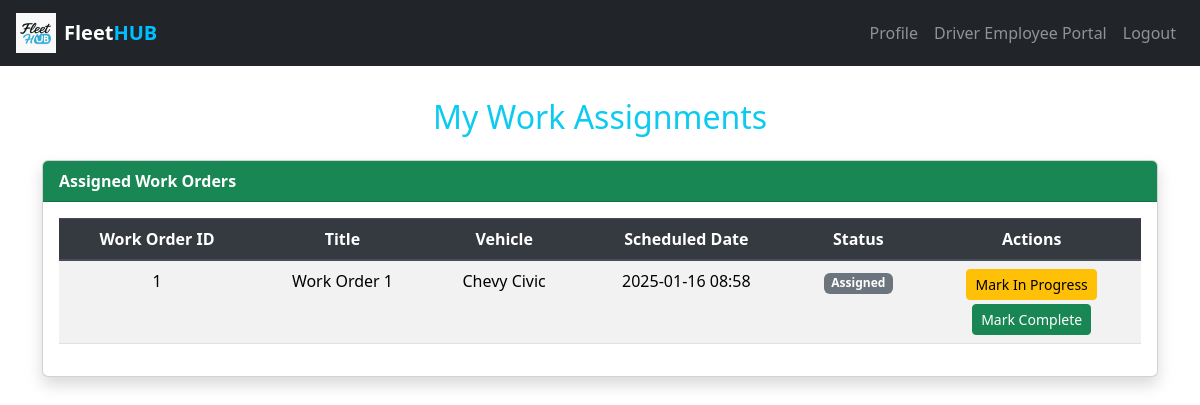
The page /my-assignments (signed in) on the database as committed earlier.
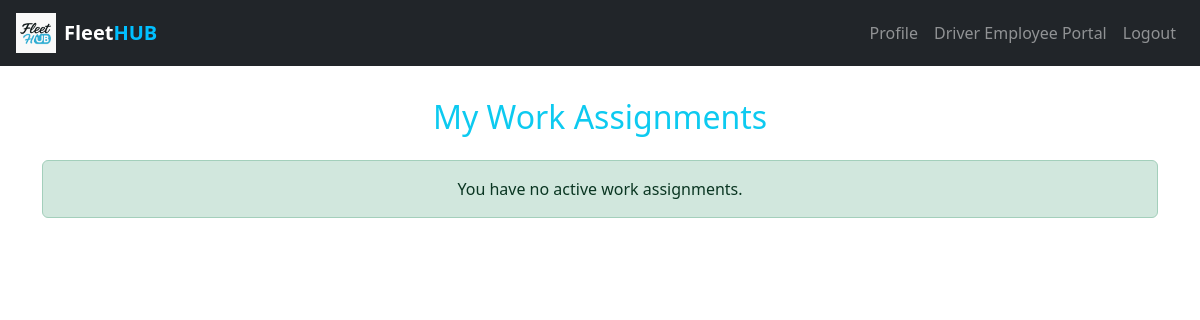
The same page on the database as committed later.
### website/models.py (models this page shows)
class WorkAssignment(db.Model):
    id = db.Column(db.Integer, primary_key=True)
    driver_id = db.Column(db.Integer, db.ForeignKey('user.id'), nullable=False)
    closed_by = db.Column(db.Integer, db.ForeignKey('user.id'))
    work_order_id = db.Column(db.Integer, db.ForeignKey('work_order.id'), nullable=False)
    vehicle_id = db.Column(db.Integer, db.ForeignKey('vehicle.id'), nullable=False)
    driver = db.relationship('User', foreign_keys=[driver_id], backref='work_assignments')
    closer = db.relationship('User', foreign_keys=[closed_by])
    work_order = db.relationship('WorkOrder', backref='assignments')
    vehicle = db.relationship('Vehicle', backref='work_assignments')
    status = db.Column(db.String(20), default='Assigned')
    closed_at = db.Column(db.DateTime)
    __table_args__ = (
        db.UniqueConstraint('work_order_id', 'driver_id', name='unique_driver_assignment'),
        db.UniqueConstraint('work_order_id', 'vehicle_id', name='unique_vehicle_assignment'),
    )

class WorkOrder(db.Model):
    id = db.Column(db.Integer, primary_key=True)
    title = db.Column(db.String(100), nullable=False)
    description = db.Column(db.Text)
    scheduled_date = db.Column(db.DateTime, nullable=False)
    created_at = db.Column(db.DateTime(timezone=True), server_default=func.now())

class Vehicle(db.Model):
    id = db.Column(db.Integer, primary_key=True)
    vin = db.Column(db.String(17), unique=True, nullable=False)
    make = db.Column(db.String(50))
    model = db.Column(db.String(50))
    year = db.Column(db.Integer)
    engine_type = db.Column(db.String(50))
    displacement = db.Column(db.String(50))
    cylinders = db.Column(db.Integer)
    fuel_type = db.Column(db.String(50))
    owner_id = db.Column(db.Integer, db.ForeignKey('user.id'))

### website/views.py (the view)
@views.route('/my-assignments')
@login_required
def my_assignments():
    active_assignments = WorkAssignment.query.filter(
        WorkAssignment.driver_id == current_user.id,
        WorkAssignment.status.in_(['Assigned', 'In Progress'])
    ).all()
    completed_assignments = WorkAssignment.query.filter_by(
        driver_id=current_user.id,
        status='Completed'
    ).all()
    if current_user.role == "Driver Employee":
        return render_template(
            'driver_employee/my_assignments.html',
            active_assignments=active_assignments,
            completed_assignments=completed_assignments
        )
    elif current_user.role == "Clerical Employee":
        return render_template(
            'clerical_employee/my_assignments.html',
            active_assignments=active_assignments,
            completed_assignments=completed_assignments
        )
    else:
        flash("Unauthorized role for this page.", "danger")
        return redirect(url_for('views.home'))

### website/__init__.py (called while the page is built)
def create_app():
    app = Flask(__name__)
    app.config['SECRET_KEY'] = 'hjshjhdjah kjshkjdhjs'
    app.config['SQLALCHEMY_DATABASE_URI'] = f'sqlite:///{DB_NAME}'
    db.init_app(app)
    from .views import views
    from .auth import auth
    app.register_blueprint(views, url_prefix='/')
    app.register_blueprint(auth, url_prefix='/')
    from .models import User
    with app.app_context():
        db.create_all()
    login_manager = LoginManager()
    login_manager.login_view = 'auth.login'
    login_manager.init_app(app)
    @login_manager.user_loader
    def load_user(id):
        return User.query.get(int(id))
    return app

### website/templates/driver_employee/my_assignments.html (shortened to what this page needs)
{% extends "base.html" %}
{% block content %}
<h2 class="text-center text-info mb-4">My Work Assignments</h2>
{% if active_assignments %}
<div class="card shadow mb-4">
  <div class="card-header bg-success text-white">
    <strong>Assigned Work Orders</strong>
  </div>
  <div class="card-body table-responsive">
    <table class="table table-striped text-center">
      <thead class="thead-dark">
        <tr>
          <th>Work Order ID</th>
          <th>Title</th>
          <th>Vehicle</th>
          <th>Scheduled Date</th>
          <th>Status</th>
          <th>Actions</th>
        </tr>
      </thead>
      <tbody>
        {% for a in active_assignments %}
        <tr>
          <td>{{ a.work_order.id }}</td>
          <td>{{ a.work_order.title }}</td>
          <td>{{ a.vehicle.make }} {{ a.vehicle.model }}</td>
          <td>{{ a.work_order.scheduled_date.strftime('%Y-%m-%d %H:%M') }}</td>
          <td>
            {% if a.status == 'In Progress' %}
              <span class="badge badge-warning">In Progress</span>
            {% else %}
              <span class="badge badge-secondary">Assigned</span>
            {% endif %}
          </td>
          <td>
            {% if a.status != 'In Progress' %}
            <form action="{{ url_for('views.update_assignment_status', assignment_id=a.id, new_status='In Progress') }}" method="post" class="mb-1">
              <button type="submit" class="btn btn-warning btn-sm">Mark In Progress</button>
            </form>
            {% endif %}
            <form action="{{ url_for('views.update_assignment_status', assignment_id=a.id, new_status='Completed') }}" method="post">
              <button type="submit" class="btn btn-success btn-sm">Mark Complete</button>
            </form>
          </td>
        </tr>
        {% endfor %}
      </tbody>
    </table>
  </div>
</div>
{% else %}
<div class="alert alert-success text-center">You have no active work assignments.</div>
{% endif %}
{% endblock %}

### website/templates/base.html (shortened to what this page needs)
<!DOCTYPE html>
<html>
<head>
  <link href="https://stackpath.bootstrapcdn.com/bootstrap/4.5.2/css/bootstrap.min.css" rel="stylesheet">
  <link rel="stylesheet" href="https://cdn.jsdelivr.net/npm/bootstrap@4.6.2/dist/css/bootstrap.min.css">
  <link rel="stylesheet" href="https://cdn.jsdelivr.net/npm/bootstrap@5.3.2/dist/css/bootstrap.min.css">
  <link rel="stylesheet" href="https://cdnjs.cloudflare.com/ajax/libs/font-awesome/5.15.4/css/all.min.css">
</head>
<body>
  <nav class="navbar navbar-expand-lg navbar-dark bg-dark px-3">
    <a class="navbar-brand d-flex align-items-center" href="{{ url_for('views.home') }}">
      <img src="{{ url_for('static', filename='logo.png') }}" alt="Logo" height="40" class="me-2">
      <strong>Fleet<span style="color:#00BFFF;">HUB</span></strong>
    </a>
    <div class="collapse navbar-collapse justify-content-end" id="navbarNav">
      <ul class="navbar-nav">
        {% if current_user.is_authenticated %}
          <li class="nav-item"><a class="nav-link" href="{{ url_for('views.profile') }}">Profile</a></li>
          {% if current_user.role == 'Fleet Manager' %}
            <li class="nav-item"><a class="nav-link" href="{{ url_for('views.fleet_manager') }}">Fleet Manager Portal</a></li>
          {% elif current_user.role == 'Driver Employee' %}
            <li class="nav-item"><a class="nav-link" href="{{ url_for('views.driver_employee') }}">Driver Employee Portal</a></li>
          {% elif current_user.role == 'Clerical Employee' %}
            <li class="nav-item"><a class="nav-link" href="{{ url_for('views.clerical_employee') }}">Clerical Employee Portal</a></li>
          {% elif current_user.role == 'HR Admin' %}
            <li class="nav-item"><a class="nav-link" href="{{ url_for('views.hr_admin') }}">HR Admin Portal</a></li>
          {% endif %}
          <li class="nav-item"><a class="nav-link" href="{{ url_for('auth.logout') }}">Logout</a></li>
        {% else %}
          <li class="nav-item"><a class="nav-link" href="{{ url_for('auth.login') }}">Login</a></li>
          <li class="nav-item"><a class="nav-link" href="{{ url_for('auth.sign_up') }}">Sign Up</a></li>
        {% endif %}
      </ul>
    </div>
  </nav>
  <div class="container py-4">
    {% block content %}{% endblock %}
  </div>
</body>
</html>

Rows that differ between the two databases and show on the page:
removed WorkAssignment: work_order.id "1", work_order "Work Order 1", vehicle.make "Chevy", vehicle.model "Civic", work_order.scheduled_date "2025-01-16 08:58", status "Assigned"
Other text that changed with them:
text no longer shown: "Assigned Work Orders Work Order ID Title Vehicle Scheduled Date Status Actions"
text now shown: "You have no active work assignments."
